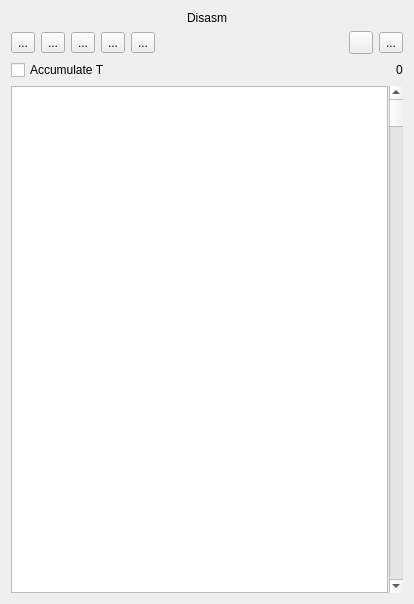
<?xml version="1.0" encoding="UTF-8"?>
<ui version="4.0">
 <class>DisasmWidget</class>
 <widget class="QWidget" name="DisasmWidget">
  <property name="geometry">
   <rect>
    <x>0</x>
    <y>0</y>
    <width>414</width>
    <height>604</height>
   </rect>
  </property>
  <property name="windowTitle">
   <string>Form</string>
  </property>
  <layout class="QVBoxLayout" name="verticalLayout">
   <item>
    <widget class="QLabel" name="labHeadDisasm">
     <property name="text">
      <string>Disasm</string>
     </property>
     <property name="alignment">
      <set>Qt::AlignCenter</set>
     </property>
    </widget>
   </item>
   <item>
    <layout class="QHBoxLayout" name="horizontalLayout_4">
     <item>
      <widget class="QToolButton" name="tbBreak">
       <property name="text">
        <string>...</string>
       </property>
       <property name="icon">
        <iconset resource="../../xpeccy.qrc">
         <normaloff>:/images/stop.png</normaloff>:/images/stop.png</iconset>
       </property>
       <property name="popupMode">
        <enum>QToolButton::InstantPopup</enum>
       </property>
      </widget>
     </item>
     <item>
      <widget class="QToolButton" name="tbView">
       <property name="text">
        <string>...</string>
       </property>
       <property name="icon">
        <iconset resource="../../xpeccy.qrc">
         <normaloff>:/images/bars.png</normaloff>:/images/bars.png</iconset>
       </property>
       <property name="popupMode">
        <enum>QToolButton::InstantPopup</enum>
       </property>
      </widget>
     </item>
     <item>
      <widget class="QToolButton" name="tbTrace">
       <property name="text">
        <string>...</string>
       </property>
       <property name="icon">
        <iconset resource="../../xpeccy.qrc">
         <normaloff>:/images/arrGreen.png</normaloff>:/images/arrGreen.png</iconset>
       </property>
       <property name="popupMode">
        <enum>QToolButton::InstantPopup</enum>
       </property>
      </widget>
     </item>
     <item>
      <widget class="QToolButton" name="tbTool">
       <property name="text">
        <string>...</string>
       </property>
       <property name="icon">
        <iconset resource="../../xpeccy.qrc">
         <normaloff>:/images/other.png</normaloff>:/images/other.png</iconset>
       </property>
       <property name="popupMode">
        <enum>QToolButton::InstantPopup</enum>
       </property>
      </widget>
     </item>
     <item>
      <widget class="QToolButton" name="tbDbgOpt">
       <property name="text">
        <string>...</string>
       </property>
       <property name="icon">
        <iconset resource="../../xpeccy.qrc">
         <normaloff>:/images/settings.png</normaloff>:/images/settings.png</iconset>
       </property>
       <property name="popupMode">
        <enum>QToolButton::InstantPopup</enum>
       </property>
      </widget>
     </item>
     <item>
      <spacer name="horizontalSpacer_3">
       <property name="orientation">
        <enum>Qt::Horizontal</enum>
       </property>
       <property name="sizeHint" stdset="0">
        <size>
         <width>40</width>
         <height>20</height>
        </size>
       </property>
      </spacer>
     </item>
     <item>
      <widget class="QToolButton" name="tbRefresh">
       <property name="toolTip">
        <string>Reload snapshot &amp; labels</string>
       </property>
       <property name="text">
        <string/>
       </property>
       <property name="icon">
        <iconset resource="../../xpeccy.qrc">
         <normaloff>:/images/refresh.png</normaloff>:/images/refresh.png</iconset>
       </property>
      </widget>
     </item>
     <item>
      <widget class="QToolButton" name="tbSaveDasm">
       <property name="text">
        <string>...</string>
       </property>
       <property name="icon">
        <iconset resource="../../xpeccy.qrc">
         <normaloff>:/images/floppy.png</normaloff>:/images/floppy.png</iconset>
       </property>
       <property name="popupMode">
        <enum>QToolButton::InstantPopup</enum>
       </property>
      </widget>
     </item>
    </layout>
   </item>
   <item>
    <layout class="QHBoxLayout" name="horizontalLayout_5">
     <item>
      <widget class="QCheckBox" name="cbAccT">
       <property name="text">
        <string>Accumulate T</string>
       </property>
      </widget>
     </item>
     <item>
      <spacer name="horizontalSpacer_7">
       <property name="orientation">
        <enum>Qt::Horizontal</enum>
       </property>
       <property name="sizeHint" stdset="0">
        <size>
         <width>40</width>
         <height>20</height>
        </size>
       </property>
      </spacer>
     </item>
     <item>
      <widget class="QLabel" name="labTcount">
       <property name="text">
        <string>0</string>
       </property>
      </widget>
     </item>
    </layout>
   </item>
   <item>
    <layout class="QHBoxLayout" name="horizontalLayout_12">
     <property name="spacing">
      <number>1</number>
     </property>
     <item>
      <widget class="xDisasmTable" name="dasmTable">
       <property name="sizePolicy">
        <sizepolicy hsizetype="Expanding" vsizetype="MinimumExpanding">
         <horstretch>0</horstretch>
         <verstretch>0</verstretch>
        </sizepolicy>
       </property>
       <property name="minimumSize">
        <size>
         <width>350</width>
         <height>0</height>
        </size>
       </property>
       <property name="contextMenuPolicy">
        <enum>Qt::CustomContextMenu</enum>
       </property>
       <property name="verticalScrollBarPolicy">
        <enum>Qt::ScrollBarAlwaysOff</enum>
       </property>
       <property name="horizontalScrollBarPolicy">
        <enum>Qt::ScrollBarAlwaysOff</enum>
       </property>
       <property name="tabKeyNavigation">
        <bool>false</bool>
       </property>
       <property name="alternatingRowColors">
        <bool>true</bool>
       </property>
       <property name="selectionMode">
        <enum>QAbstractItemView::SingleSelection</enum>
       </property>
       <property name="showGrid">
        <bool>false</bool>
       </property>
       <property name="wordWrap">
        <bool>false</bool>
       </property>
       <attribute name="horizontalHeaderVisible">
        <bool>false</bool>
       </attribute>
       <attribute name="horizontalHeaderDefaultSectionSize">
        <number>28</number>
       </attribute>
       <attribute name="verticalHeaderVisible">
        <bool>false</bool>
       </attribute>
       <attribute name="verticalHeaderMinimumSectionSize">
        <number>17</number>
       </attribute>
       <attribute name="verticalHeaderDefaultSectionSize">
        <number>20</number>
       </attribute>
      </widget>
     </item>
     <item>
      <widget class="QScrollBar" name="dasmScroll">
       <property name="maximum">
        <number>65535</number>
       </property>
       <property name="pageStep">
        <number>256</number>
       </property>
       <property name="orientation">
        <enum>Qt::Vertical</enum>
       </property>
      </widget>
     </item>
    </layout>
   </item>
  </layout>
  <action name="actFetch">
   <property name="checkable">
    <bool>true</bool>
   </property>
   <property name="text">
    <string>Fetch break</string>
   </property>
  </action>
  <action name="actRead">
   <property name="checkable">
    <bool>true</bool>
   </property>
   <property name="text">
    <string>Read break</string>
   </property>
  </action>
  <action name="actWrite">
   <property name="checkable">
    <bool>true</bool>
   </property>
   <property name="text">
    <string>Write break</string>
   </property>
  </action>
  <action name="actViewOpcode">
   <property name="text">
    <string>Opcode</string>
   </property>
  </action>
  <action name="actViewByte">
   <property name="text">
    <string>Byte</string>
   </property>
  </action>
  <action name="actViewWord">
   <property name="text">
    <string>Word</string>
   </property>
  </action>
  <action name="actViewAddr">
   <property name="text">
    <string>Address</string>
   </property>
  </action>
  <action name="actShowLabels">
   <property name="checkable">
    <bool>true</bool>
   </property>
   <property name="text">
    <string>Show labels</string>
   </property>
  </action>
  <action name="actLoadLabels">
   <property name="icon">
    <iconset resource="../../xpeccy.qrc">
     <normaloff>:/images/fileopen.png</normaloff>:/images/fileopen.png</iconset>
   </property>
   <property name="text">
    <string>Load labels</string>
   </property>
  </action>
  <action name="actSaveLabels">
   <property name="icon">
    <iconset resource="../../xpeccy.qrc">
     <normaloff>:/images/floppy.png</normaloff>:/images/floppy.png</iconset>
   </property>
   <property name="text">
    <string>Save labels</string>
   </property>
  </action>
  <action name="actTrace">
   <property name="icon">
    <iconset resource="../../xpeccy.qrc">
     <normaloff>:/images/arrGreen.png</normaloff>:/images/arrGreen.png</iconset>
   </property>
   <property name="text">
    <string>Trace</string>
   </property>
  </action>
  <action name="actTraceINT">
   <property name="icon">
    <iconset resource="../../xpeccy.qrc">
     <normaloff>:/images/arrRed.png</normaloff>:/images/arrRed.png</iconset>
   </property>
   <property name="text">
    <string>Trace and stop on INT</string>
   </property>
   <property name="toolTip">
    <string>Trace, stop on INT</string>
   </property>
  </action>
  <action name="actTraceHere">
   <property name="icon">
    <iconset resource="../../xpeccy.qrc">
     <normaloff>:/images/arrOrange.png</normaloff>:/images/arrOrange.png</iconset>
   </property>
   <property name="text">
    <string>Trace and stop here</string>
   </property>
   <property name="toolTip">
    <string>Trace, stop here</string>
   </property>
  </action>
  <action name="actViewText">
   <property name="text">
    <string>Ascii</string>
   </property>
  </action>
  <action name="actSaveMap">
   <property name="icon">
    <iconset resource="../../xpeccy.qrc">
     <normaloff>:/images/floppy.png</normaloff>:/images/floppy.png</iconset>
   </property>
   <property name="text">
    <string>Save map</string>
   </property>
  </action>
  <action name="actLoadMap">
   <property name="icon">
    <iconset resource="../../xpeccy.qrc">
     <normaloff>:/images/fileopen.png</normaloff>:/images/fileopen.png</iconset>
   </property>
   <property name="text">
    <string>Load map</string>
   </property>
  </action>
  <action name="actDisasm">
   <property name="icon">
    <iconset resource="../../xpeccy.qrc">
     <normaloff>:/images/floppyRed.png</normaloff>:/images/floppyRed.png</iconset>
   </property>
   <property name="text">
    <string>Disasm to file</string>
   </property>
  </action>
  <action name="actShowSeg">
   <property name="checkable">
    <bool>true</bool>
   </property>
   <property name="text">
    <string>Show segment</string>
   </property>
  </action>
  <action name="actFill">
   <property name="icon">
    <iconset resource="../../xpeccy.qrc">
     <normaloff>:/images/fill.png</normaloff>:/images/fill.png</iconset>
   </property>
   <property name="text">
    <string>Fill...</string>
   </property>
  </action>
  <action name="actSprScan">
   <property name="icon">
    <iconset resource="../../xpeccy.qrc">
     <normaloff>:/images/pixels.png</normaloff>:/images/pixels.png</iconset>
   </property>
   <property name="text">
    <string>Sprite scanner</string>
   </property>
  </action>
  <action name="actSearch">
   <property name="icon">
    <iconset resource="../../xpeccy.qrc">
     <normaloff>:/images/search.png</normaloff>:/images/search.png</iconset>
   </property>
   <property name="text">
    <string>Search</string>
   </property>
  </action>
  <action name="actLoadDump">
   <property name="icon">
    <iconset resource="../../xpeccy.qrc">
     <normaloff>:/images/fileopen.png</normaloff>:/images/fileopen.png</iconset>
   </property>
   <property name="text">
    <string>Load dump</string>
   </property>
  </action>
  <action name="actSaveDump">
   <property name="icon">
    <iconset resource="../../xpeccy.qrc">
     <normaloff>:/images/floppy.png</normaloff>:/images/floppy.png</iconset>
   </property>
   <property name="text">
    <string>Save dump</string>
   </property>
  </action>
  <action name="actHideAddr">
   <property name="checkable">
    <bool>true</bool>
   </property>
   <property name="text">
    <string>Hide address</string>
   </property>
  </action>
  <action name="actHideAddr_2">
   <property name="checkable">
    <bool>true</bool>
   </property>
   <property name="text">
    <string>Hide address</string>
   </property>
  </action>
  <action name="actTraceLog">
   <property name="icon">
    <iconset resource="../../xpeccy.qrc">
     <normaloff>:/images/bug.png</normaloff>:/images/bug.png</iconset>
   </property>
   <property name="text">
    <string>Trace log</string>
   </property>
  </action>
  <action name="actShowKeys">
   <property name="icon">
    <iconset resource="../../xpeccy.qrc">
     <normaloff>:/images/keyboardzx.png</normaloff>:/images/keyboardzx.png</iconset>
   </property>
   <property name="text">
    <string>Keyboard</string>
   </property>
  </action>
  <action name="actMaping">
   <property name="checkable">
    <bool>true</bool>
   </property>
   <property name="text">
    <string>Runtime maping</string>
   </property>
   <property name="toolTip">
    <string>Runtime maping</string>
   </property>
  </action>
  <action name="actMapingClear">
   <property name="text">
    <string>Clear maping</string>
   </property>
  </action>
  <action name="actWutcha">
   <property name="icon">
    <iconset resource="../../xpeccy.qrc">
     <normaloff>:/images/objective.png</normaloff>:/images/objective.png</iconset>
   </property>
   <property name="text">
    <string>Watcher</string>
   </property>
  </action>
  <action name="actRomWr">
   <property name="checkable">
    <bool>true</bool>
   </property>
   <property name="text">
    <string>Allow ROM wr</string>
   </property>
  </action>
  <action name="actLabelsList">
   <property name="icon">
    <iconset resource="../../xpeccy.qrc">
     <normaloff>:/images/label.png</normaloff>:/images/label.png</iconset>
   </property>
   <property name="text">
    <string>Labels list</string>
   </property>
  </action>
 </widget>
 <customwidgets>
  <customwidget>
   <class>xDisasmTable</class>
   <extends>QTableView</extends>
   <header location="global">stdlib.h</header>
  </customwidget>
 </customwidgets>
 <resources>
  <include location="../../xpeccy.qrc"/>
 </resources>
 <connections/>
</ui>
